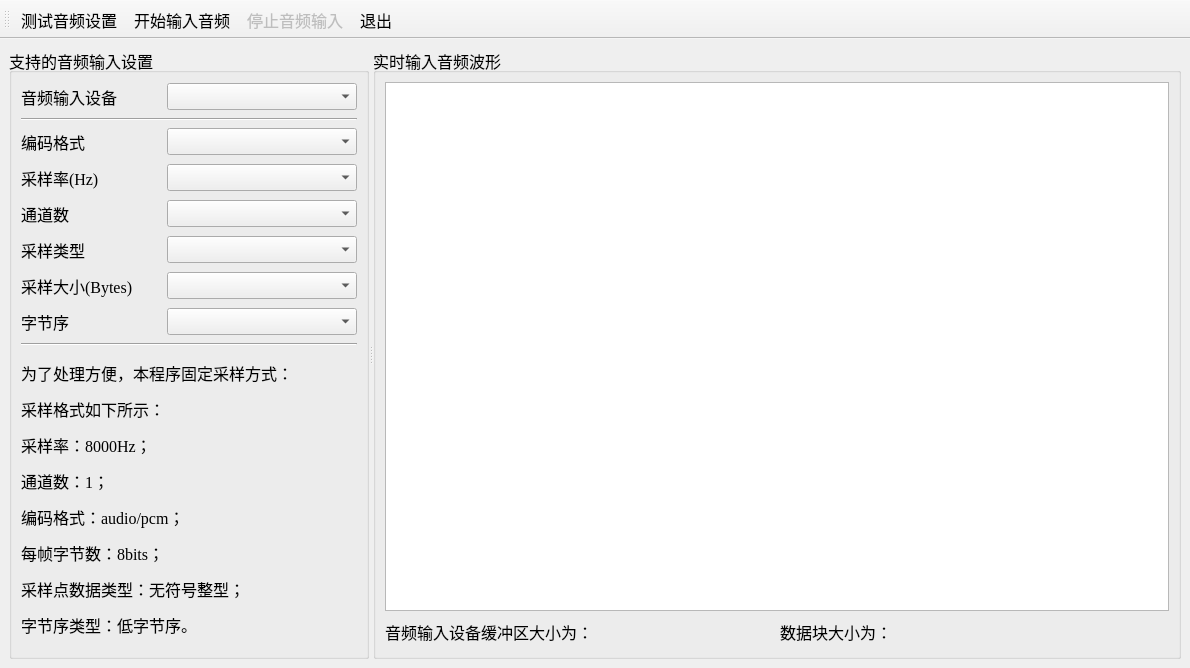
<?xml version="1.0" encoding="UTF-8"?>
<ui version="4.0">
 <class>TestQAudioInput</class>
 <widget class="QMainWindow" name="TestQAudioInput">
  <property name="geometry">
   <rect>
    <x>0</x>
    <y>0</y>
    <width>1190</width>
    <height>668</height>
   </rect>
  </property>
  <property name="font">
   <font>
    <family>Times New Roman</family>
    <pointsize>12</pointsize>
   </font>
  </property>
  <property name="windowTitle">
   <string>TestQAudioInput</string>
  </property>
  <widget class="QWidget" name="centralwidget">
   <layout class="QGridLayout" name="gridLayout_3">
    <item row="0" column="0">
     <widget class="QSplitter" name="splitter">
      <property name="orientation">
       <enum>Qt::Horizontal</enum>
      </property>
      <widget class="QGroupBox" name="groupBoxDevice">
       <property name="minimumSize">
        <size>
         <width>360</width>
         <height>400</height>
        </size>
       </property>
       <property name="maximumSize">
        <size>
         <width>300</width>
         <height>16777215</height>
        </size>
       </property>
       <property name="title">
        <string>支持的音频输入设置</string>
       </property>
       <layout class="QVBoxLayout" name="verticalLayout_2">
        <item>
         <layout class="QHBoxLayout" name="horizontalLayout">
          <item>
           <widget class="QLabel" name="label">
            <property name="minimumSize">
             <size>
              <width>140</width>
              <height>30</height>
             </size>
            </property>
            <property name="maximumSize">
             <size>
              <width>80</width>
              <height>16777215</height>
             </size>
            </property>
            <property name="text">
             <string>音频输入设备</string>
            </property>
           </widget>
          </item>
          <item>
           <widget class="QComboBox" name="comboDevices"/>
          </item>
         </layout>
        </item>
        <item>
         <widget class="Line" name="line">
          <property name="orientation">
           <enum>Qt::Horizontal</enum>
          </property>
         </widget>
        </item>
        <item>
         <layout class="QGridLayout" name="gridLayout">
          <item row="0" column="0">
           <widget class="QLabel" name="actualCodecLabel">
            <property name="minimumSize">
             <size>
              <width>140</width>
              <height>30</height>
             </size>
            </property>
            <property name="text">
             <string>编码格式</string>
            </property>
           </widget>
          </item>
          <item row="0" column="1">
           <widget class="QComboBox" name="comboCodec"/>
          </item>
          <item row="1" column="0">
           <widget class="QLabel" name="actualFreqLabel">
            <property name="minimumSize">
             <size>
              <width>140</width>
              <height>30</height>
             </size>
            </property>
            <property name="text">
             <string>采样率(Hz)</string>
            </property>
           </widget>
          </item>
          <item row="1" column="1">
           <widget class="QComboBox" name="comboSampleRate">
            <property name="sizePolicy">
             <sizepolicy hsizetype="Expanding" vsizetype="Fixed">
              <horstretch>0</horstretch>
              <verstretch>0</verstretch>
             </sizepolicy>
            </property>
           </widget>
          </item>
          <item row="2" column="0">
           <widget class="QLabel" name="actualChannelLabel">
            <property name="minimumSize">
             <size>
              <width>140</width>
              <height>30</height>
             </size>
            </property>
            <property name="text">
             <string>通道数</string>
            </property>
           </widget>
          </item>
          <item row="2" column="1">
           <widget class="QComboBox" name="comboChannels"/>
          </item>
          <item row="3" column="0">
           <widget class="QLabel" name="actualSampleTypeLabel">
            <property name="minimumSize">
             <size>
              <width>140</width>
              <height>30</height>
             </size>
            </property>
            <property name="text">
             <string>采样类型</string>
            </property>
           </widget>
          </item>
          <item row="3" column="1">
           <widget class="QComboBox" name="comboSampleTypes"/>
          </item>
          <item row="4" column="0">
           <widget class="QLabel" name="actualSampleSizeLabel">
            <property name="minimumSize">
             <size>
              <width>140</width>
              <height>30</height>
             </size>
            </property>
            <property name="text">
             <string>采样大小(Bytes)</string>
            </property>
           </widget>
          </item>
          <item row="4" column="1">
           <widget class="QComboBox" name="comboSampleSizes"/>
          </item>
          <item row="5" column="0">
           <widget class="QLabel" name="actualEndianLabel">
            <property name="minimumSize">
             <size>
              <width>140</width>
              <height>30</height>
             </size>
            </property>
            <property name="text">
             <string>字节序</string>
            </property>
           </widget>
          </item>
          <item row="5" column="1">
           <widget class="QComboBox" name="comboByteOrder"/>
          </item>
         </layout>
        </item>
        <item>
         <widget class="Line" name="line_2">
          <property name="orientation">
           <enum>Qt::Horizontal</enum>
          </property>
         </widget>
        </item>
        <item>
         <widget class="QLabel" name="label_2">
          <property name="text">
           <string>&lt;html&gt;&lt;head/&gt;&lt;body&gt;&lt;p&gt;为了处理方便，本程序固定采样方式：&lt;/p&gt;&lt;p&gt;采样格式如下所示：&lt;/p&gt;&lt;p&gt;采样率：8000Hz；&lt;/p&gt;&lt;p&gt;通道数：1；&lt;/p&gt;&lt;p&gt;编码格式：audio/pcm；&lt;/p&gt;&lt;p&gt;每帧字节数：8bits；&lt;/p&gt;&lt;p&gt;采样点数据类型：无符号整型；&lt;/p&gt;&lt;p&gt;字节序类型：低字节序。&lt;/p&gt;&lt;/body&gt;&lt;/html&gt;</string>
          </property>
          <property name="textFormat">
           <enum>Qt::AutoText</enum>
          </property>
         </widget>
        </item>
       </layout>
      </widget>
      <widget class="QGroupBox" name="groupBox_2">
       <property name="title">
        <string>实时输入音频波形</string>
       </property>
       <layout class="QGridLayout" name="gridLayout_2">
        <item row="0" column="0">
         <widget class="QChartView" name="chartView"/>
        </item>
        <item row="1" column="0">
         <layout class="QHBoxLayout" name="horizontalLayout_2">
          <item>
           <widget class="QLabel" name="LabBufferSize">
            <property name="minimumSize">
             <size>
              <width>250</width>
              <height>30</height>
             </size>
            </property>
            <property name="text">
             <string>音频输入设备缓冲区大小为：</string>
            </property>
           </widget>
          </item>
          <item>
           <widget class="QLabel" name="LabBlockSize">
            <property name="minimumSize">
             <size>
              <width>250</width>
              <height>30</height>
             </size>
            </property>
            <property name="text">
             <string>数据块大小为：</string>
            </property>
           </widget>
          </item>
         </layout>
        </item>
       </layout>
      </widget>
     </widget>
    </item>
   </layout>
  </widget>
  <widget class="QToolBar" name="toolBar">
   <property name="windowTitle">
    <string>toolBar</string>
   </property>
   <property name="toolButtonStyle">
    <enum>Qt::ToolButtonTextBesideIcon</enum>
   </property>
   <attribute name="toolBarArea">
    <enum>TopToolBarArea</enum>
   </attribute>
   <attribute name="toolBarBreak">
    <bool>false</bool>
   </attribute>
   <addaction name="actDeviceTest"/>
   <addaction name="actStart"/>
   <addaction name="actStop"/>
   <addaction name="actQuit"/>
  </widget>
  <action name="actDeviceTest">
   <property name="icon">
    <iconset resource="images.qrc">
     <normaloff>:/images/22.ico</normaloff>:/images/22.ico</iconset>
   </property>
   <property name="text">
    <string>测试音频设置</string>
   </property>
   <property name="toolTip">
    <string>测试音频设置</string>
   </property>
   <property name="font">
    <font>
     <family>宋体</family>
     <pointsize>12</pointsize>
    </font>
   </property>
  </action>
  <action name="actStart">
   <property name="icon">
    <iconset resource="images.qrc">
     <normaloff>:/images/626.bmp</normaloff>:/images/626.bmp</iconset>
   </property>
   <property name="text">
    <string>开始输入音频</string>
   </property>
   <property name="toolTip">
    <string>开始</string>
   </property>
  </action>
  <action name="actStop">
   <property name="enabled">
    <bool>false</bool>
   </property>
   <property name="icon">
    <iconset resource="images.qrc">
     <normaloff>:/images/624.bmp</normaloff>:/images/624.bmp</iconset>
   </property>
   <property name="text">
    <string>停止音频输入</string>
   </property>
   <property name="toolTip">
    <string>停止</string>
   </property>
  </action>
  <action name="actQuit">
   <property name="icon">
    <iconset resource="images.qrc">
     <normaloff>:/images/132.bmp</normaloff>:/images/132.bmp</iconset>
   </property>
   <property name="text">
    <string>退出</string>
   </property>
   <property name="toolTip">
    <string>退出</string>
   </property>
  </action>
 </widget>
 <customwidgets>
  <customwidget>
   <class>QChartView</class>
   <extends>QGraphicsView</extends>
   <header location="global">qchartview.h</header>
  </customwidget>
 </customwidgets>
 <resources>
  <include location="images.qrc"/>
 </resources>
 <connections>
  <connection>
   <sender>actQuit</sender>
   <signal>triggered()</signal>
   <receiver>TestQAudioInput</receiver>
   <slot>close()</slot>
   <hints>
    <hint type="sourcelabel">
     <x>-1</x>
     <y>-1</y>
    </hint>
    <hint type="destinationlabel">
     <x>399</x>
     <y>299</y>
    </hint>
   </hints>
  </connection>
 </connections>
</ui>
